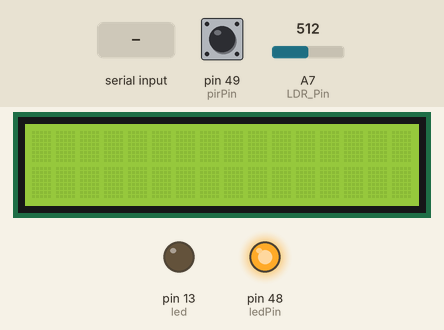
Recording of a sketch running on a simulated Arduino Mega 2560, built with avr-gcc and run on an emulated ATmega2560. Parts: 16×2 character LCD, output pins drawn as LEDs (lit = HIGH). The test bench sets the inputs (shaded band); at power-on: pin 49 (pirPin) LOW, A7 (LDR_Pin) = 512. What the sketch prints to the serial monitor is not drawn.

Above: at 1.2 s.
1.3 s: pin 49 (pirPin) pulsed HIGH 2 times (0.12 s each, 0.3 s apart)
At 2.4 s:
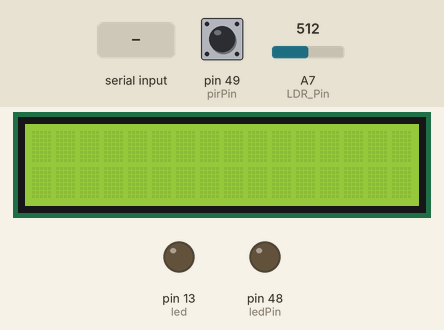
3.4 s: "1" received over Serial
At 4.3 s:
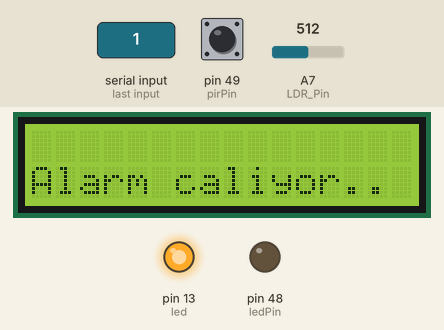
4.9 s: pin 49 (pirPin) driven HIGH
At 5.3 s:
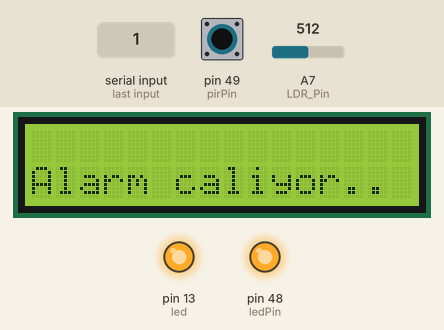
6.4 s: A7 (LDR_Pin) set to 211
7.9 s: A7 (LDR_Pin) set to 183
At 8.8 s:
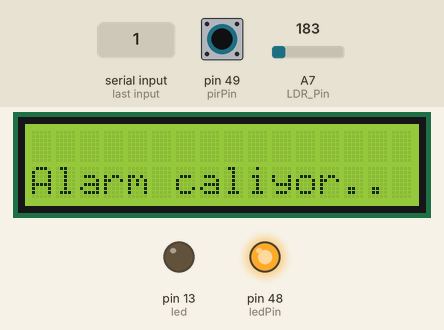
9.4 s: pin 49 (pirPin) driven LOW
At 10.0 s:
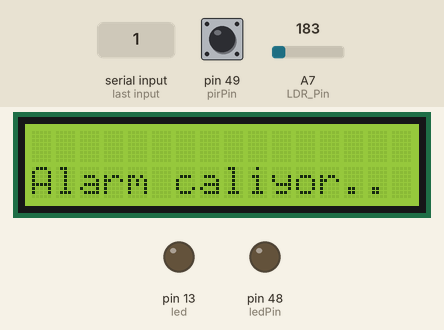
Timing chart, 0 to 11.9 s (numbered marks = the images above; inputs shaded):
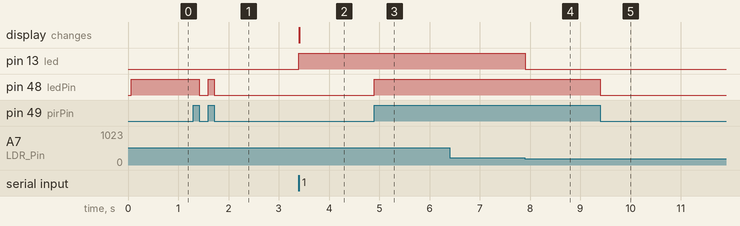

Measured:
- the behaviour switches between 200 and 199 on A7 (LDR_Pin) (found by bisection; images 3 and 4)
- after the input at 1.3 s, pin 48 (ledPin): HIGH → LOW after 0.12 s, → HIGH 0.18 s later, → LOW 0.12 s later
- after the input at 3.4 s, pin 13 (led): LOW → HIGH at once; the display: changes at once (image 2)
- after the input at 4.9 s, pin 48 (ledPin): LOW → HIGH at once
- after the input at 6.4 s, every drawn part: stays the same
- after the input at 7.9 s, pin 13 (led): HIGH → LOW at once
- after the input at 9.4 s, pin 48 (ledPin): HIGH → LOW at once

The sketch:

gercekzamanliodev.ino
```cpp
 #include <LiquidCrystal.h>
//ldr
int LDR_Pin = A7; //analog pin 0
int led = 13;
//hareket
int pirPin = 49; // PIR pin
int ledPin = 48; // LED pin
int deger = 0;
int state = LOW;
//bağlantı kısmı
char data = 0;            //Variable for storing received data
int baslangic=0;
LiquidCrystal lcd(12,11,5,4,3,2);
void setup()
{
   lcd.begin(16,2);
   lcd.setCursor(0,0);
    //hareket
    pinMode(pirPin, INPUT); // PIR Pin'i giriş yapılıyor
    pinMode(ledPin, OUTPUT); // LED Pin'i çıkış yapılıyor

    //ldr
    pinMode(led, OUTPUT);
    Serial.begin(9600);   //Sets the baud for serial data transmission

}
void loop()
{
  //Serial.println(analogRead(LDR_Pin));
  lcd.setCursor(0,1);

  //program çalıştığında hareket sensörü led yansın
  while(baslangic == 0){
    digitalWrite(ledPin, HIGH);
    deger = digitalRead(pirPin); // Dijital pin okunuyor
    if(deger == HIGH){
      baslangic=1;
      break;
    }


  }
  hareketled();

  //ldr kısmı

  int kontrol =0;

  //bağlantı kısmı

   if(Serial.available() > 0)      //bağlantı varsa
   {

     //Serial.println(analogRead(LDR_Pin));
      // lcd.setCursor(0,0);
      data = Serial.read();        //bağlantıyı okuyor
      while(analogRead(LDR_Pin) > 200){  //ldr den gelen değer 200 den büyük olana kadar döndürüyor
         hareketled();

            if(data == '1'){  //mobileden gelen değer 1 ise
              digitalWrite(led, HIGH); //ledi yak
              if(kontrol ==0 ){
                  Serial.print('3');  //mobil ldr den 3 değeri okusun diye koyduk. eğer 3 ise alarm çaldır sinyali gidiyor mobile
                  lcd.print("Alarm caliyor..");
                  kontrol =1; //alarm 1 kere çalsın sonra bitsin diye kontrol değerini 1 yaptık
              }

            }
            else{
            digitalWrite(led, LOW); //mobile bağlı değilse ledi söndür
          }
        }
        if(analogRead(LDR_Pin) < 200){ //ldr den okunan değer 200 den küçükse


          digitalWrite(led, LOW); //ledi söndür ve alarm çaldırma
          while(kontrol==0){
            hareketled();
            if(analogRead(LDR_Pin) > 200){ //okumaya devam et, eğer gelen değer 200 den büyükse
              digitalWrite(led, HIGH); //ledi yak

              Serial.print('3');
              lcd.print("Alarm caliyor..");  //mobilden alarmı çaldır ve ekrana yaz
              kontrol =1;

            }
          }
       }

}
}

void hareketled(){
  //hareket
  //digitalWrite(ledPin, HIGH);
   deger = digitalRead(pirPin); // Dijital pin okunuyor
   if(deger == HIGH){
    digitalWrite(ledPin, HIGH);
    if(state== LOW){
      //Serial.println("Hareket tespit edildi");
      state = HIGH;

    }
   }
   else{

    digitalWrite(ledPin,LOW);
    if(state == HIGH){
      //Serial.println("Hareket yok");
      digitalWrite(ledPin,LOW);
      state = LOW;
    }
   }
   }
```
